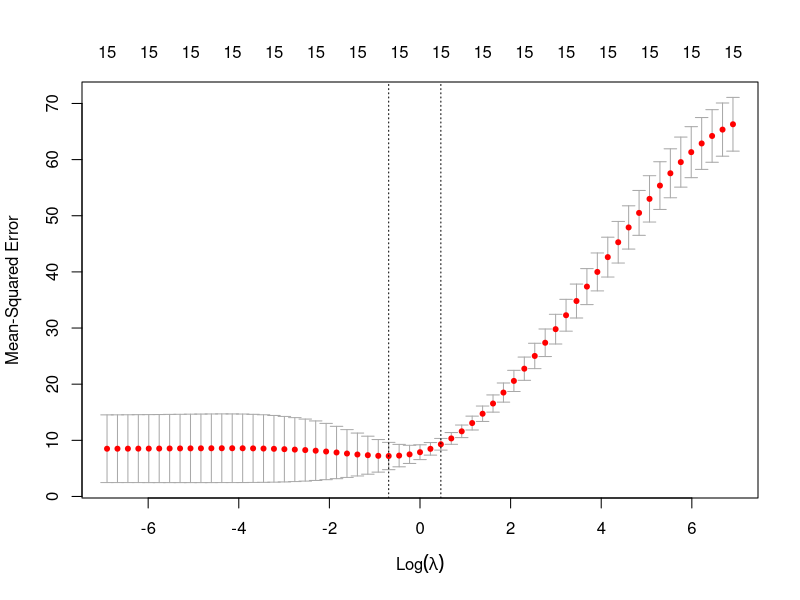

Here is the R script that generated this plot:
library(MASS)
library(glmnet)

setwd('/home/noble_mannu/Documents/PhD/First/STAT_2131_Applied_Statistical_Methods_I/HW10')
set.seed(489)

Data <- read.table('Fat.txt', header = TRUE)
# Remove every tenth observation
tenths <- seq(from = 10, to = 252, by =10)
Data_1 <- Data[-tenths, ]

# Create vector of lambdas
lambda_seq <- 10^seq(3, -3, by = -.1) # 0.5011872
# lambda_seq <- 10^seq(3, -3, by = -.01) # 0.5011872
# lambda_seq <- 10^seq(3, -3, by = -.001) # 0.5861382 0.519996
# lambda_seq <- 10^seq(3, -3, by = -.005) # 0.5688529
# lambda_seq <- 10^seq(3, -3, by = -.0005) # 0.5364139
# lambda_seq <- 10^seq(3, -3, by = -.0001) # 0.5514422

intercept <- rep(1, length(Data$siri))
X <- cbind(intercept, data.matrix(subset(Data, select = -c(siri))))
Y <- Data$siri

fit <- glmnet(X, Y, alpha = 0, lambda  = lambda_seq)

ridge_cv <- cv.glmnet(X, Y, alpha = 0, lambda = lambda_seq)

plot(ridge_cv)

best_lambda <- ridge_cv$lambda.min

linMod <- lm(siri ~ ., data = Data)
summary(linMod)

fit.ridge <- lm.ridge(siri~ ., data=Data, lambda = lambda_seq)  #fit.ridge$GCV contains the generalized cross validation results for each value of lambda
all.coefficients <- data.matrix(coef(fit.ridge))  #A matrix containing the fitted coefficients for each value of lambda (this includes the intercept)
Y.hat.lambda1 <- as.vector(X%*%all.coefficients[1,])   #The fitted values for lambda = seq_of_lambda[1].

y <- Y.hat.lambda1 - Data$siri
SSE <- y%*%y
MSE <- SSE/(length(Data$siri)-16)

MSE_vect <- rep(0, length(lambda_seq))

for (i in 1:length(lambda_seq)){
  Y.hat.lambda <- as.vector(X%*%all.coefficients[i,])
  y_test <- Y.hat.lambda - Data$siri
  SSE_test <- y_test%*%y_test
  MSE_test <- SSE_test/(length(Data$siri)-16)
  MSE_vect[i] <- MSE_test
}

min <- which.min(MSE_vect)
lambda_seq[min]
